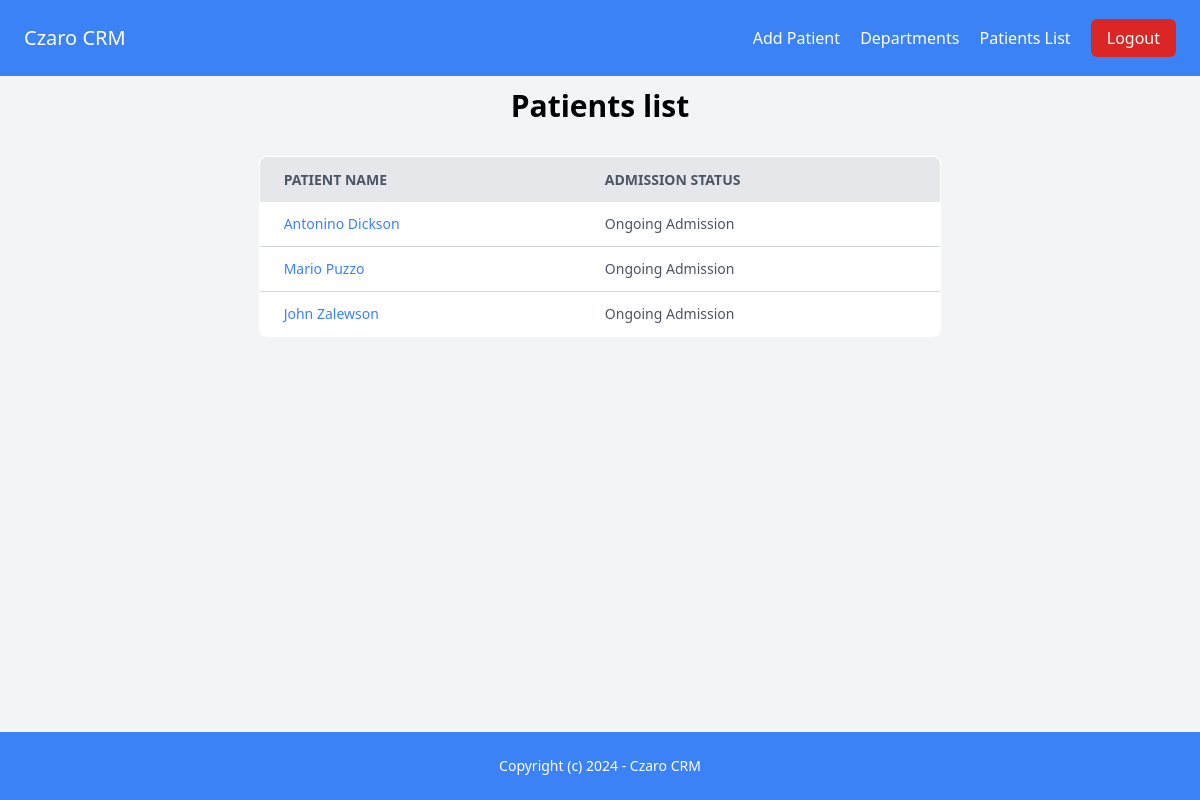
The page /patient/ (signed in) on the database as committed earlier.
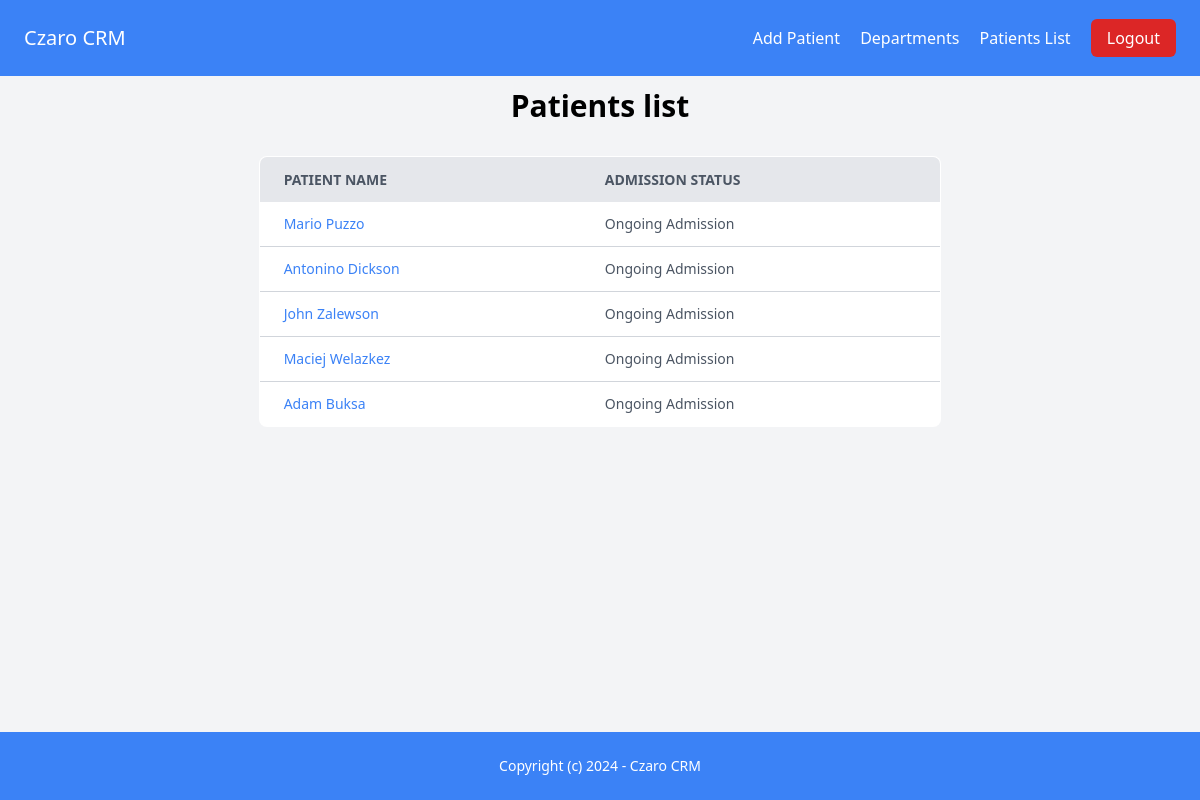
The same page on the database as committed later.
### patient/models.py (models this page shows, shortened)
class Patient(models.Model):
    id = models.UUIDField(primary_key=True, default=uuid.uuid4, editable=False)
    first_name = models.CharField(max_length=255)
    last_name = models.CharField(max_length=255)
    date_of_birth = models.DateField()
    contact_number = models.CharField(max_length=15)
    is_insured = models.BooleanField(choices=YES_NO_CHOICES, default=YES)
    insurance = models.CharField(max_length=255)
    country = models.CharField(max_length=255)
    city = models.CharField(max_length=255)
    street = models.CharField(max_length=255)
    zip_code = models.CharField(max_length=255)
    created_by = models.ForeignKey(User, on_delete=models.CASCADE)
    created_at = models.DateTimeField(auto_now_add=True)
    modified_at = models.DateTimeField(auto_now=True, null=True)

### patient/views.py (the view)
# urls.py: path("", views.main, name="index"),
@login_required(login_url="/login/")
def index(request):
    patients = Patient.objects.annotate(
        ongoing_admissions=Exists(
            Hospitalization.objects.filter(patient=OuterRef("pk"), is_discharged=False)
        ),
        discharged_admissions=Count(
            Case(
                When(hospitalizations__is_discharged=True, then=1),
                default=Value(0),
                output_field=IntegerField(),
            )
        ),
        total_admissions=Count("hospitalizations"),
        latest_discharge_date=Max(
            Case(
                When(
                    hospitalizations__is_discharged=True,
                    then="hospitalizations__dicharged_on",
                ),
                default=None,
            )
        ),
    ).order_by(
        F("ongoing_admissions").desc(),
        F("discharged_admissions").desc(),
        F("latest_discharge_date").desc(nulls_last=True),
    )
    context = {
        "patients": patients,
        "title": "Patients list",
    }
    return render(request, "patient_list.html", context)

### templates/patient_list.html
{% extends "base.html" %}
{% block content %}
<div class="container mx-auto mt-16">
    <h1 class="mb-8 text-3xl font-bold text-center">{{ title }}</h1>
    <div class="flex justify-center mt-8">
        <table class="min-w-max w-2/3 bg-white border border-gray-300 rounded-lg overflow-hidden">
            <thead>
                <tr class="bg-gray-200 text-gray-600 uppercase text-sm leading-normal">
                    <th class="py-3 px-6 text-left">Patient Name</th>
                    <th class="py-3 px-6 text-left">Admission Status</th>
                </tr>
            </thead>
            <tbody class="text-gray-600 text-sm font-light">
                {% for patient in patients %}
                    <tr class="border-b border-gray-300 hover:bg-gray-100">
                        <td class="py-3 px-6 text-left whitespace-nowrap">
                            <a href="{% url 'patient:detail' patient.id %}" class="text-blue-500">{{ patient.first_name }} {{ patient.last_name }}</a>
                        </td>
                        <td class="py-3 px-6 text-left">
                            {% if patient.ongoing_admissions > 0 %}
                                Ongoing Admission
                            {% elif patient.discharged_admissions > 0 %}
                                {% if patient.latest_discharge_date %}
                                    Last Discharged on {{ patient.latest_discharge_date|default:"N/A"|date:"d F Y" }}
                                {% else %}
                                    No Hospitalization History
                                {% endif %}
                            {% endif %}
                        </td>
                    </tr>
                {% endfor %}
            </tbody>
        </table>
    </div>
</div>
{% endblock %}

Rows that differ between the two databases and show on the page:
shown differently, row unchanged: Patient "Mario": moves up the list
added Patient: first_name "Maciej", last_name "Welazkez", shows "Ongoing Admission"
added Patient: first_name "Adam", last_name "Buksa", shows "Ongoing Admission"
